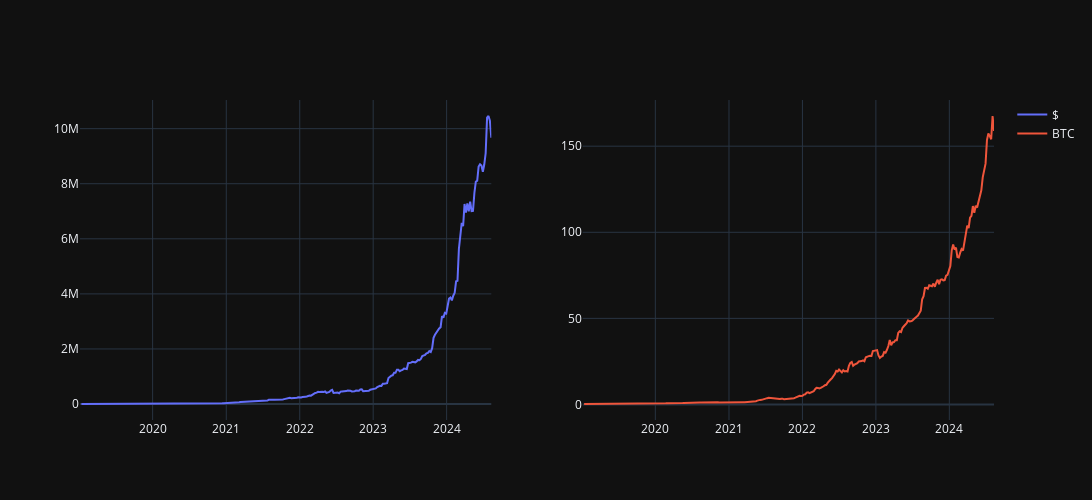

This figure's notebook cell:
### Code cell
fig = make_subplots(rows=1, cols=2)

df['text'] = 'Balance : ' + df['start_point'].round(2).astype(str) + '$'
fig.add_trace(go.Scatter(x=df['Date'], y=df['start_point'],text=df['text'],name='$'),row=1, col=1)
df['text'] = 'wallet : ' + df['btc'].round(2).astype(str) + 'BTC'
fig.add_trace(go.Scatter(x=df['Date'], y=df['btc'],text=df['text'],name='BTC'),row=1, col=2)
fig.update_layout(width=1300,height=500)
fig.show()

### Figure 1 — Plotly figure (JSON) as saved in the notebook; plotly's stock layout.template omitted (floating-point values rounded to 4 significant figures; data arrays with more than 128 entries replaced by an {"elided": "..."} marker saying what was removed)
{"data": [{"name": "$", "text": {"elided": "293 str values"}, "x": {"elided": "293 str values"}, "y": {"elided": "293 float values"}, "type": "scatter", "xaxis": "x", "yaxis": "y"}, {"name": "BTC", "text": {"elided": "293 str values"}, "x": {"elided": "293 str values"}, "y": {"elided": "293 float values"}, "type": "scatter", "xaxis": "x2", "yaxis": "y2"}], "layout": {"xaxis": {"anchor": "y", "domain": [0.0, 0.45]}, "yaxis": {"anchor": "x", "domain": [0.0, 1.0]}, "xaxis2": {"anchor": "y2", "domain": [0.55, 1.0]}, "yaxis2": {"anchor": "x2", "domain": [0.0, 1.0]}, "width": 1300, "height": 500}}
